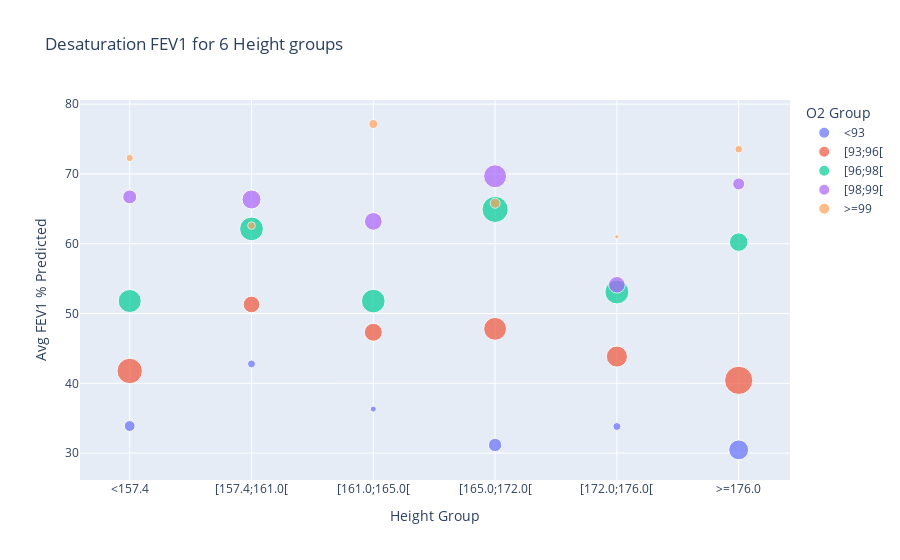
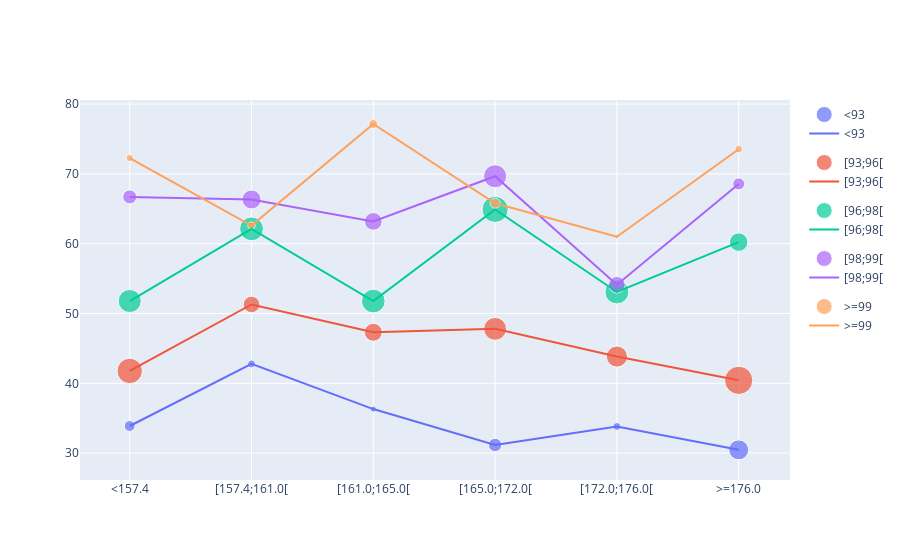

Write notebook code for charts like these, in order.
### Code cell
predicted = True
x_var = 'Height'
lung_function_var = 'FEV1 % Predicted' if predicted else 'FEV1'

fig1, fig2, _ = desaturation_FEV1_for_variable(O2_FEV1, x_var, n_var_groups=6, predicted=predicted)
fig1.show()
fig1.write_image(plotsdir + "Desaturation {} for {} main plot.pdf".format(lung_function_var, x_var))

fig2.show()

fig2.write_image(plotsdir + "Desaturation {} for {} with lines.pdf".format(lung_function_var, x_var))

# Observations
# o2 10, var 15 contains a lot of noise and groups have very low number of datapoints. It gets too patient specific

### Figure 1 — Plotly figure (JSON) as saved in the notebook; plotly's stock layout.template omitted (floating-point values rounded to 4 significant figures)
{"data": [{"hovertemplate": "O2 Group=<93<br>Height Group=%{x}<br>Avg FEV1 % Predicted=%{y}<br>Datapoints=%{marker.size}<extra></extra>", "legendgroup": "<93", "marker": {"color": "#636efa", "size": [121, 65, 38, 181, 65, 406], "sizemode": "area", "sizeref": 2.042, "symbol": "circle"}, "mode": "markers", "name": "<93", "orientation": "v", "showlegend": true, "type": "scatter", "x": ["<157.4", "[157.4;161.0[", "[161.0;165.0[", "[165.0;172.0[", "[172.0;176.0[", ">=176.0"], "xaxis": "x", "y": [33.88, 42.78, 36.31, 31.16, 33.81, 30.46], "yaxis": "y"}, {"hovertemplate": "O2 Group=[93;96[<br>Height Group=%{x}<br>Avg FEV1 % Predicted=%{y}<br>Datapoints=%{marker.size}<extra></extra>", "legendgroup": "[93;96[", "marker": {"color": "#EF553B", "size": [660, 282, 331, 534, 456, 817], "sizemode": "area", "sizeref": 2.042, "symbol": "circle"}, "mode": "markers", "name": "[93;96[", "orientation": "v", "showlegend": true, "type": "scatter", "x": ["<157.4", "[157.4;161.0[", "[161.0;165.0[", "[165.0;172.0[", "[172.0;176.0[", ">=176.0"], "xaxis": "x", "y": [41.77, 51.3, 47.31, 47.8, 43.83, 40.42], "yaxis": "y"}, {"hovertemplate": "O2 Group=[96;98[<br>Height Group=%{x}<br>Avg FEV1 % Predicted=%{y}<br>Datapoints=%{marker.size}<extra></extra>", "legendgroup": "[96;98[", "marker": {"color": "#00cc96", "size": [546, 579, 573, 699, 587, 350], "sizemode": "area", "sizeref": 2.042, "symbol": "circle"}, "mode": "markers", "name": "[96;98[", "orientation": "v", "showlegend": true, "type": "scatter", "x": ["<157.4", "[157.4;161.0[", "[161.0;165.0[", "[165.0;172.0[", "[172.0;176.0[", ">=176.0"], "xaxis": "x", "y": [51.79, 62.13, 51.78, 64.92, 53.09, 60.23], "yaxis": "y"}, {"hovertemplate": "O2 Group=[98;99[<br>Height Group=%{x}<br>Avg FEV1 % Predicted=%{y}<br>Datapoints=%{marker.size}<extra></extra>", "legendgroup": "[98;99[", "marker": {"color": "#ab63fa", "size": [199, 370, 321, 540, 283, 147], "sizemode": "area", "sizeref": 2.042, "symbol": "circle"}, "mode": "markers", "name": "[98;99[", "orientation": "v", "showlegend": true, "type": "scatter", "x": ["<157.4", "[157.4;161.0[", "[161.0;165.0[", "[165.0;172.0[", "[172.0;176.0[", ">=176.0"], "xaxis": "x", "y": [66.71, 66.34, 63.2, 69.67, 54.12, 68.57], "yaxis": "y"}, {"hovertemplate": "O2 Group=>=99<br>Height Group=%{x}<br>Avg FEV1 % Predicted=%{y}<br>Datapoints=%{marker.size}<extra></extra>", "legendgroup": ">=99", "marker": {"color": "#FFA15A", "size": [54, 59, 82, 102, 19, 61], "sizemode": "area", "sizeref": 2.042, "symbol": "circle"}, "mode": "markers", "name": ">=99", "orientation": "v", "showlegend": true, "type": "scatter", "x": ["<157.4", "[157.4;161.0[", "[161.0;165.0[", "[165.0;172.0[", "[172.0;176.0[", ">=176.0"], "xaxis": "x", "y": [72.28, 62.59, 77.15, 65.8, 61.0, 73.55], "yaxis": "y"}], "layout": {"legend": {"itemsizing": "constant", "title": {"text": "O2 Group"}, "tracegroupgap": 0}, "title": {"text": "Desaturation FEV1 for 6 Height groups"}, "xaxis": {"anchor": "y", "categoryarray": ["<157.4", "[157.4;161.0[", "[161.0;165.0[", "[165.0;172.0[", "[172.0;176.0[", ">=176.0"], "categoryorder": "array", "domain": [0, 1], "title": {"text": "Height Group"}}, "yaxis": {"anchor": "x", "domain": [0, 1], "title": {"text": "Avg FEV1 % Predicted"}}}}

### Figure 2 — Plotly figure (JSON) as saved in the notebook; plotly's stock layout.template omitted (floating-point values rounded to 4 significant figures)
{"data": [{"hovertemplate": "O2 Group=<93<br>Height Group=%{x}<br>Avg FEV1 % Predicted=%{y}<br>Datapoints=%{marker.size}<extra></extra>", "legendgroup": "<93", "marker": {"color": "#636efa", "size": [121, 65, 38, 181, 65, 406], "sizemode": "area", "sizeref": 2.042, "symbol": "circle"}, "mode": "markers", "name": "<93", "orientation": "v", "showlegend": true, "type": "scatter", "x": ["<157.4", "[157.4;161.0[", "[161.0;165.0[", "[165.0;172.0[", "[172.0;176.0[", ">=176.0"], "xaxis": "x", "y": [33.88, 42.78, 36.31, 31.16, 33.81, 30.46], "yaxis": "y"}, {"hovertemplate": "O2 Group=[93;96[<br>Height Group=%{x}<br>Avg FEV1 % Predicted=%{y}<br>Datapoints=%{marker.size}<extra></extra>", "legendgroup": "[93;96[", "marker": {"color": "#EF553B", "size": [660, 282, 331, 534, 456, 817], "sizemode": "area", "sizeref": 2.042, "symbol": "circle"}, "mode": "markers", "name": "[93;96[", "orientation": "v", "showlegend": true, "type": "scatter", "x": ["<157.4", "[157.4;161.0[", "[161.0;165.0[", "[165.0;172.0[", "[172.0;176.0[", ">=176.0"], "xaxis": "x", "y": [41.77, 51.3, 47.31, 47.8, 43.83, 40.42], "yaxis": "y"}, {"hovertemplate": "O2 Group=[96;98[<br>Height Group=%{x}<br>Avg FEV1 % Predicted=%{y}<br>Datapoints=%{marker.size}<extra></extra>", "legendgroup": "[96;98[", "marker": {"color": "#00cc96", "size": [546, 579, 573, 699, 587, 350], "sizemode": "area", "sizeref": 2.042, "symbol": "circle"}, "mode": "markers", "name": "[96;98[", "orientation": "v", "showlegend": true, "type": "scatter", "x": ["<157.4", "[157.4;161.0[", "[161.0;165.0[", "[165.0;172.0[", "[172.0;176.0[", ">=176.0"], "xaxis": "x", "y": [51.79, 62.13, 51.78, 64.92, 53.09, 60.23], "yaxis": "y"}, {"hovertemplate": "O2 Group=[98;99[<br>Height Group=%{x}<br>Avg FEV1 % Predicted=%{y}<br>Datapoints=%{marker.size}<extra></extra>", "legendgroup": "[98;99[", "marker": {"color": "#ab63fa", "size": [199, 370, 321, 540, 283, 147], "sizemode": "area", "sizeref": 2.042, "symbol": "circle"}, "mode": "markers", "name": "[98;99[", "orientation": "v", "showlegend": true, "type": "scatter", "x": ["<157.4", "[157.4;161.0[", "[161.0;165.0[", "[165.0;172.0[", "[172.0;176.0[", ">=176.0"], "xaxis": "x", "y": [66.71, 66.34, 63.2, 69.67, 54.12, 68.57], "yaxis": "y"}, {"hovertemplate": "O2 Group=>=99<br>Height Group=%{x}<br>Avg FEV1 % Predicted=%{y}<br>Datapoints=%{marker.size}<extra></extra>", "legendgroup": ">=99", "marker": {"color": "#FFA15A", "size": [54, 59, 82, 102, 19, 61], "sizemode": "area", "sizeref": 2.042, "symbol": "circle"}, "mode": "markers", "name": ">=99", "orientation": "v", "showlegend": true, "type": "scatter", "x": ["<157.4", "[157.4;161.0[", "[161.0;165.0[", "[165.0;172.0[", "[172.0;176.0[", ">=176.0"], "xaxis": "x", "y": [72.28, 62.59, 77.15, 65.8, 61.0, 73.55], "yaxis": "y"}, {"hovertemplate": "O2 Group=<93<br>Height Group=%{x}<br>Avg FEV1 % Predicted=%{y}<extra></extra>", "legendgroup": "<93", "line": {"color": "#636efa", "dash": "solid"}, "marker": {"symbol": "circle"}, "mode": "lines", "name": "<93", "orientation": "v", "showlegend": true, "type": "scatter", "x": ["<157.4", "[157.4;161.0[", "[161.0;165.0[", "[165.0;172.0[", "[172.0;176.0[", ">=176.0"], "xaxis": "x", "y": [33.88, 42.78, 36.31, 31.16, 33.81, 30.46], "yaxis": "y"}, {"hovertemplate": "O2 Group=[93;96[<br>Height Group=%{x}<br>Avg FEV1 % Predicted=%{y}<extra></extra>", "legendgroup": "[93;96[", "line": {"color": "#EF553B", "dash": "solid"}, "marker": {"symbol": "circle"}, "mode": "lines", "name": "[93;96[", "orientation": "v", "showlegend": true, "type": "scatter", "x": ["<157.4", "[157.4;161.0[", "[161.0;165.0[", "[165.0;172.0[", "[172.0;176.0[", ">=176.0"], "xaxis": "x", "y": [41.77, 51.3, 47.31, 47.8, 43.83, 40.42], "yaxis": "y"}, {"hovertemplate": "O2 Group=[96;98[<br>Height Group=%{x}<br>Avg FEV1 % Predicted=%{y}<extra></extra>", "legendgroup": "[96;98[", "line": {"color": "#00cc96", "dash": "solid"}, "marker": {"symbol": "circle"}, "mode": "lines", "name": "[96;98[", "orientation": "v", "showlegend": true, "type": "scatter", "x": ["<157.4", "[157.4;161.0[", "[161.0;165.0[", "[165.0;172.0[", "[172.0;176.0[", ">=176.0"], "xaxis": "x", "y": [51.79, 62.13, 51.78, 64.92, 53.09, 60.23], "yaxis": "y"}, {"hovertemplate": "O2 Group=[98;99[<br>Height Group=%{x}<br>Avg FEV1 % Predicted=%{y}<extra></extra>", "legendgroup": "[98;99[", "line": {"color": "#ab63fa", "dash": "solid"}, "marker": {"symbol": "circle"}, "mode": "lines", "name": "[98;99[", "orientation": "v", "showlegend": true, "type": "scatter", "x": ["<157.4", "[157.4;161.0[", "[161.0;165.0[", "[165.0;172.0[", "[172.0;176.0[", ">=176.0"], "xaxis": "x", "y": [66.71, 66.34, 63.2, 69.67, 54.12, 68.57], "yaxis": "y"}, {"hovertemplate": "O2 Group=>=99<br>Height Group=%{x}<br>Avg FEV1 % Predicted=%{y}<extra></extra>", "legendgroup": ">=99", "line": {"color": "#FFA15A", "dash": "solid"}, "marker": {"symbol": "circle"}, "mode": "lines", "name": ">=99", "orientation": "v", "showlegend": true, "type": "scatter", "x": ["<157.4", "[157.4;161.0[", "[161.0;165.0[", "[165.0;172.0[", "[172.0;176.0[", ">=176.0"], "xaxis": "x", "y": [72.28, 62.59, 77.15, 65.8, 61.0, 73.55], "yaxis": "y"}], "layout": {}}
